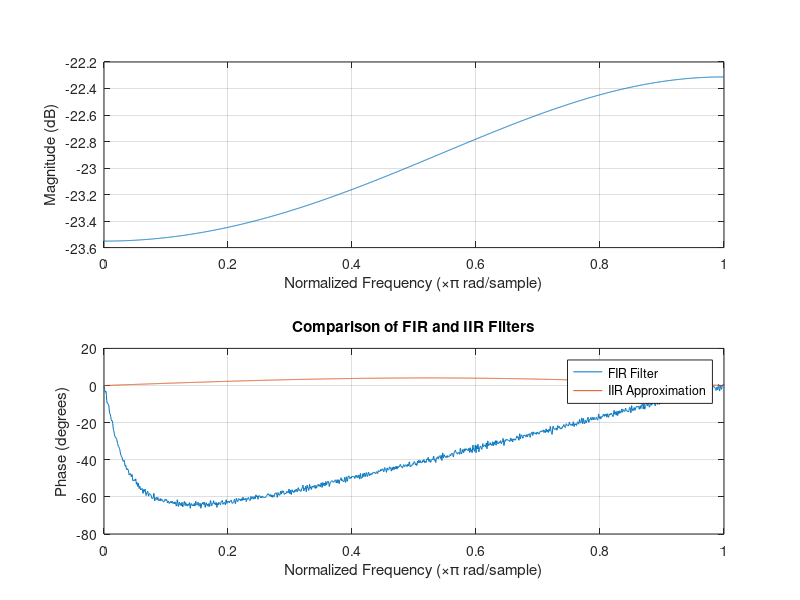

The MATLAB script that drew this image:
close all;

% the more samples passed, the higher the accuracy
N = 2048; % length of input/output
umin = -1;
umax = 1 ;
% Generate white noise between umax and umin as input to the system
% Could technically pass any input to the system.
u = umin + (umax-umin).*rand(N,1);

d_old = 0;
d = zeros(length(u), 1); % output of unknown system when us is passed as the input

% first order system model y[n] = a*y[n-1] + b*x[n]
b = 0.1;
a = 0.9;
for i=1:length(u)
    if i == 1
        d(i) = a*d_old + b*u(i);
    else
        d(i) = a*d(i-1) + b*u(i);
    end
end

% the higher the filter length, the higher the accuracy
M = 1024; % length of FIR (must be less than N)

d_padding = [d; zeros(M+N-1, 1)];
u_padding = [u; zeros(M+N-1, 1)];

% cross correlation (optimised via FFT)
r_c = xcorr(d_padding, u_padding, M-1, 'biased'); % Compute cross-correlation
R_c = r_c(M:end); % Extract only positive lags

% auto correlation (optimised via FFT)
r_a = xcorr(u_padding, M-1, 'biased'); % Compute auto-correlation
R_a = toeplitz(r_a(M:end)); % Extract only positive lags and construct toeplitz matrix


% Singular Value Decomposition to deal with ill-conditioned R_a
[left_singular, Singular, right_singular] = svd(R_a);
inv_S = diag(1./diag(Singular));
inv_R_a = right_singular*inv_S*(left_singular');

% QP to obtain optimal FIR filter that minimises mean squared error
fir = inv_R_a*R_c;
% half of the mean squared error (makes optimisation easier)
E = 0.5*(fir')*R_a*fir - (R_c')*fir + 0.5*(d')*d;
NE = (2*E)/N;
percentage_accuracy = 100*(1-NE);
percentage_accuracy = min(max(percentage_accuracy, 0), 100);

% Frequency response of FIR filter
[H, w] = freqz(fir, 1,"ctf", 2048);

% Desired IIR filter order
order_num = 0; % Numerator order (i.e., number of zeros)
order_den = 1; % Denominator order (i.e., number of poles)

% Use invfreqz to approximate the IIR filter. This is what gives the
% transfer function of the system. b_iir = numerator, a_iir = denominator.
[b_iir, a_iir] = invfreqz(H, w, order_num, order_den);
sys_d = tf(b_iir, a_iir, 1); % discrete time transfer function.

% compare FIR approximation with IIR approximation
figure (1);
freqz(fir, 1, 2048); hold on;
freqz(b_iir, a_iir, 2048);
legend('FIR Filter', 'IIR Approximation');
title('Comparison of FIR and IIR Filters');